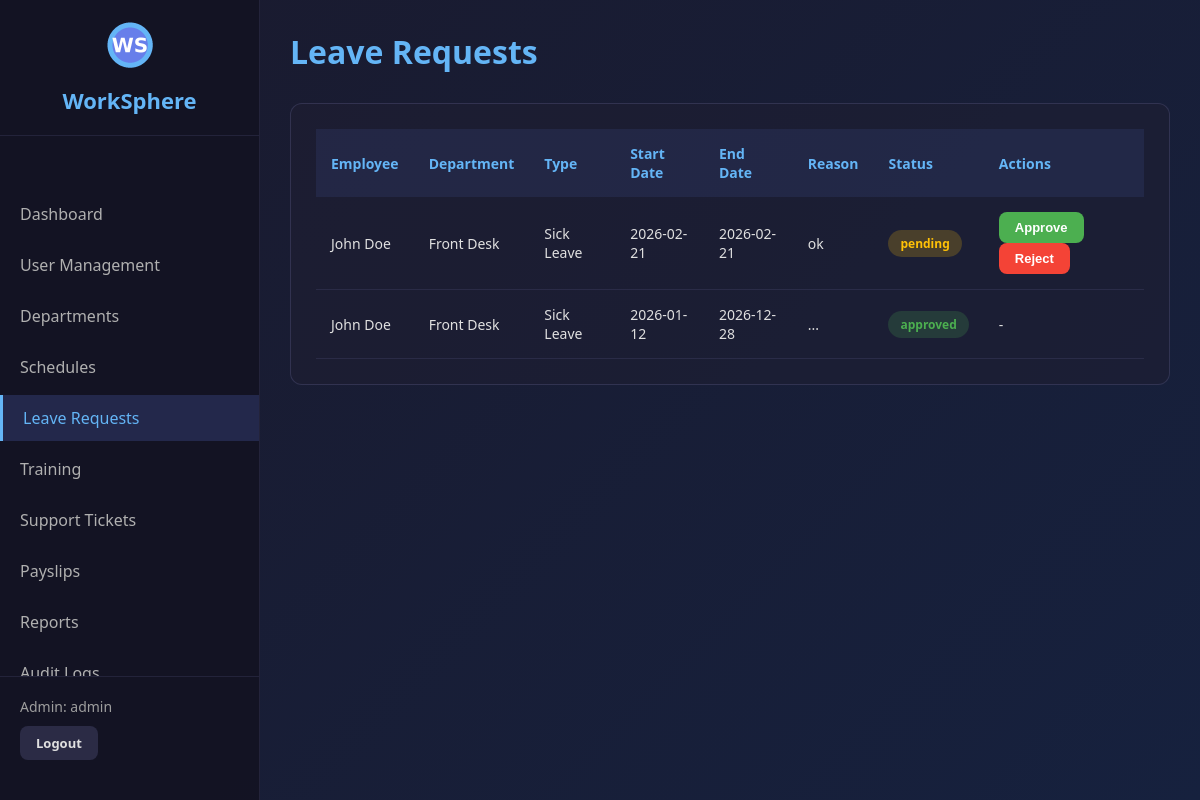
The app's page /admin/leave-requests (signed in) with its own data.
### tables this page shows
CREATE TABLE leave_requests (
            id INTEGER PRIMARY KEY AUTOINCREMENT,
            user_id INTEGER NOT NULL,
            leave_type TEXT NOT NULL,
            start_date TEXT NOT NULL,
            end_date TEXT NOT NULL,
            reason TEXT,
            status TEXT DEFAULT 'pending',
            reviewed_by INTEGER,
            reviewed_at TIMESTAMP,
            created_at TIMESTAMP DEFAULT CURRENT_TIMESTAMP,
            FOREIGN KEY (user_id) REFERENCES users (id)
        );

CREATE TABLE users (
            id INTEGER PRIMARY KEY AUTOINCREMENT,
            username TEXT UNIQUE NOT NULL,
            email TEXT UNIQUE NOT NULL,
            password TEXT NOT NULL,
            role TEXT NOT NULL,
            full_name TEXT NOT NULL,
            department_id INTEGER,
            phone TEXT,
            address TEXT,
            hire_date TEXT,
            status TEXT DEFAULT 'active',
            mfa_enabled INTEGER DEFAULT 0,
            mfa_secret TEXT,
            created_at TIMESTAMP DEFAULT CURRENT_TIMESTAMP
        );

CREATE TABLE departments (
            id INTEGER PRIMARY KEY AUTOINCREMENT,
            name TEXT UNIQUE NOT NULL,
            description TEXT,
            manager_id INTEGER,
            created_at TIMESTAMP DEFAULT CURRENT_TIMESTAMP
        );

### app.py (the view)
@app.route('/admin/leave-requests')
@admin_required
def admin_leave_requests():
    conn = get_db()
    cursor = conn.cursor()
    leave_requests = cursor.execute('''
        SELECT lr.*, u.full_name, d.name as department_name
        FROM leave_requests lr
        JOIN users u ON lr.user_id = u.id
        LEFT JOIN departments d ON u.department_id = d.id
        ORDER BY lr.created_at DESC
    ''').fetchall()
    return render_template('admin_leave_requests.html', leave_requests=leave_requests)

### app.py (called while the page is built)
def get_db():
    if 'db' not in g:
        g.db = sqlite3.connect(
            DATABASE,
            timeout=20,                   # wait up to 20s if locked
            check_same_thread=False
        )
        g.db.row_factory = sqlite3.Row
        g.db.execute("PRAGMA journal_mode=WAL")    # WAL allows concurrent reads
        g.db.execute("PRAGMA busy_timeout=20000")  # 20s busy timeout at SQLite level
    return g.db

def admin_required(f):
    @wraps(f)
    def decorated_function(*args, **kwargs):
        if 'user_id' not in session:
            flash('Please login to access this page', 'error')
            return redirect('/login')
        if session.get('actual_role') != 'admin':
            flash('Admin access required', 'error')
            return redirect('/employee/dashboard')
        return f(*args, **kwargs)
    return decorated_function

### templates/admin_leave_requests.html (shortened to what this page needs)
<!DOCTYPE html>
<html lang="en">
<head>
    <link rel="stylesheet" href="/static/css/style.css">
</head>
<body>
    <div class="dashboard-container">
        <nav class="sidebar">
            <div class="logo-container">
                <img src="/static/images/logo.png" alt="WorkSphere Logo" class="logo-small">
                <h2>WorkSphere</h2>
            </div>
            <ul class="nav-menu">
                <li><a href="/admin/dashboard">Dashboard</a></li>
                <li><a href="/admin/users">User Management</a></li>
                <li><a href="/admin/departments">Departments</a></li>
                <li><a href="/admin/schedules">Schedules</a></li>
                <li class="active"><a href="/admin/leave-requests">Leave Requests</a></li>
                <li><a href="/admin/training">Training</a></li>
                <li><a href="/admin/support">Support Tickets</a></li>
                <li><a href="/admin/payslips">Payslips</a></li>
                <li><a href="/admin/reports">Reports</a></li>
                <li><a href="/admin/audit-logs">Audit Logs</a></li>
            </ul>
            <div class="user-info">
                <p>Admin: {{ session.username }}</p>
                <a href="/logout" class="btn btn-secondary btn-sm">Logout</a>
            </div>
        </nav>
        <main class="main-content">
            <header class="page-header">
                <h1>Leave Requests</h1>
            </header>
            <div class="section">
                <table class="data-table">
                    <thead>
                        <tr>
                            <th>Employee</th>
                            <th>Department</th>
                            <th>Type</th>
                            <th>Start Date</th>
                            <th>End Date</th>
                            <th>Reason</th>
                            <th>Status</th>
                            <th>Actions</th>
                        </tr>
                    </thead>
                    <tbody>
                        {% for request in leave_requests %}
                        <tr>
                            <td>{{ request.full_name }}</td>
                            <td>{{ request.department_name or 'N/A' }}</td>
                            <td>{{ request.leave_type }}</td>
                            <td>{{ request.start_date }}</td>
                            <td>{{ request.end_date }}</td>
                            <td>{{ request.reason }}</td>
                            <td><span class="badge badge-{{ request.status }}">{{ request.status }}</span></td>
                            <td>
                                {% if request.status == 'pending' %}
                                <form method="POST" action="/admin/leave-requests/update/{{ request.id }}" style="display:inline;">
                                    <button type="submit" class="btn btn-sm btn-success">Approve</button>
                                </form>
                                <form method="POST" action="/admin/leave-requests/update/{{ request.id }}" style="display:inline;">
                                    <button type="submit" class="btn btn-sm btn-danger">Reject</button>
                                </form>
                                {% else %}
                                -
                                {% endif %}
                            </td>
                        </tr>
                        {% endfor %}
                    </tbody>
                </table>
            </div>
        </main>
    </div>
</body>
</html>

### static/css/style.css (style rules this page uses)
* { margin: 0; padding: 0; box-sizing: border-box; }
body { font-family: 'Segoe UI', Tahoma, Geneva, Verdana, sans-serif; background: linear-gradient(135deg, #1a1a2e 0%, #16213e 100%); color: #e0e0e0; min-height: 100vh; }
.logo-container { text-align: center; margin-bottom: 30px; }
.btn { padding: 12px 24px; border: none; border-radius: 8px; cursor: pointer; font-size: 14px; font-weight: 600; transition: all 0.3s ease; text-decoration: none; display: inline-block; }
.btn-secondary { background: rgba(100, 100, 150, 0.3); color: #e0e0e0; }
.btn-success { background: #4caf50; color: white; }
.btn-danger { background: #f44336; color: white; }
.btn-sm { padding: 8px 16px; font-size: 13px; }
.dashboard-container { display: flex; min-height: 100vh; }
.sidebar { width: 260px; background: rgba(20, 20, 35, 0.95); border-right: 1px solid rgba(100, 100, 150, 0.2); padding: 20px 0; position: fixed; height: 100vh; overflow-y: auto; display: flex; flex-direction: column; }
.logo-small { width: 50px; height: 50px; margin-bottom: 10px; }
.sidebar .logo-container { padding: 0 20px 20px 20px; border-bottom: 1px solid rgba(100, 100, 150, 0.2); flex-shrink: 0; }
.sidebar .logo-container h2 { color: #64b5f6; font-size: 22px; }
.nav-menu { list-style: none; padding: 20px 0; flex: 1; overflow-y: auto; }
.nav-menu li { margin: 5px 0; }
.nav-menu a { display: block; padding: 12px 20px; color: #b0b0b0; text-decoration: none; transition: all 0.3s ease; }
.nav-menu li.active a { background: rgba(100, 126, 234, 0.2); color: #64b5f6; border-left: 3px solid #64b5f6; }
.user-info { padding: 20px; border-top: 1px solid rgba(100, 100, 150, 0.2); background: rgba(20, 20, 35, 0.95); flex-shrink: 0; margin-top: auto; }
.user-info p { margin-bottom: 10px; font-size: 14px; color: #9e9e9e; }
.main-content { margin-left: 260px; flex: 1; padding: 30px; }
.page-header { display: flex; justify-content: space-between; align-items: center; margin-bottom: 30px; }
.page-header h1 { color: #64b5f6; font-size: 32px; }
.section { background: rgba(30, 30, 50, 0.6); border: 1px solid rgba(100, 100, 150, 0.3); border-radius: 12px; padding: 25px; margin-bottom: 30px; }
.data-table { width: 100%; border-collapse: collapse; }
.data-table thead { background: rgba(100, 126, 234, 0.1); }
.data-table th { padding: 15px; text-align: left; color: #64b5f6; font-weight: 600; font-size: 14px; }
.data-table td { padding: 15px; border-bottom: 1px solid rgba(100, 100, 150, 0.2); color: #e0e0e0; font-size: 14px; }
.badge { display: inline-block; padding: 5px 12px; border-radius: 20px; font-size: 12px; font-weight: 600; }
.badge-pending { background: rgba(255, 193, 7, 0.2); color: #ffc107; }
.badge-approved, .badge-active, .badge-assigned, .badge-success, .badge-generated { background: rgba(76, 175, 80, 0.2); color: #4caf50; }

### records on screen
leave_requests: full_name "John Doe", name "Front Desk", leave_type "Sick Leave", start_date "2026-02-21", end_date "2026-02-21", reason "ok", status "pending"
leave_requests: full_name "John Doe", name "Front Desk", leave_type "Sick Leave", start_date "2026-01-12", end_date "2026-12-28", reason "...", status "approved"

### other values on screen
{{ session.username }} "admin"
